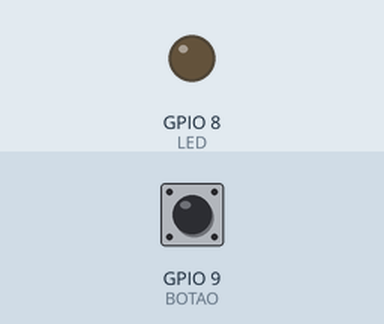
Bench run of a sketch on a simulated ESP32-S3. Shown: output pins drawn as LEDs (lit = HIGH). The test bench sets the inputs (shaded band); at power-on: GPIO 9 (BOTAO) HIGH.

Above: at 1.2 s.
1.3 s: GPIO 9 (BOTAO) pulled LOW for 0.15 s
At 1.37 s:
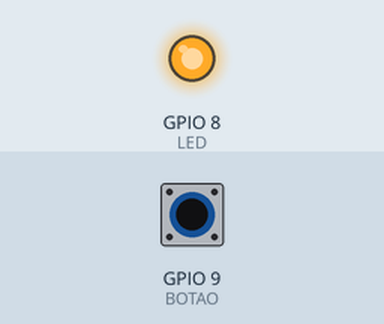
2.9 s: GPIO 9 (BOTAO) pulled LOW for 3.2 s
At 6.4 s:
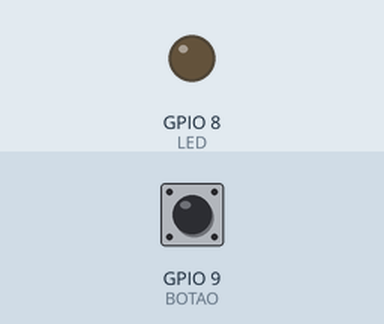
Timing chart, 0 to 7.9 s (numbered marks = the images above; inputs shaded):
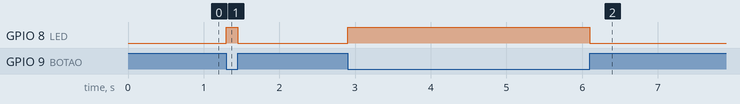

The sketch:

ex4_botao_led.ino
```cpp
/* QUARTO PROGRAMA (BOTÃO E LED)
   DANIEL RODRIGUES DE SOUSA 02/03/2024 */

#define LED   8 // Define a constante LED no pino 8
#define BOTAO 9 // Define a constante BOTAO no pino 9

void setup()
{
  // Configura as portas de saída e entrada para o LED e botão respectivamente
  pinMode(LED, OUTPUT);   // Define o pino do LED como saída
  pinMode(BOTAO, INPUT);  // Define o pino do botão como entrada
}

void loop()
{
  if(digitalRead(BOTAO) == 0) // Verifica se o botão está pressionado (0) ou não (1)
  {
    digitalWrite(LED, HIGH);  // Se estiver pressionado, acende o LED
  }
  else
  {
    digitalWrite(LED, LOW);   // Se não estiver pressionado, apaga o LED
  }
}
```

Measured:
- after the input at 1.3 s, GPIO 8 (LED): LOW → HIGH at once, → LOW 0.15 s later
- after the input at 2.9 s, GPIO 8 (LED): LOW → HIGH at once, → LOW 3.2 s later
